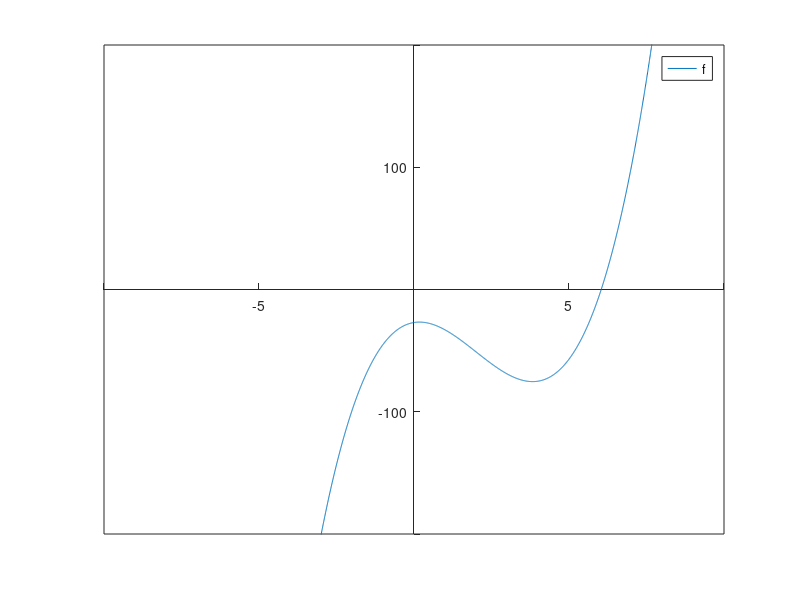

This figure's MATLAB source: (Note: this script raises an error after producing the figure.)
clear; clc; close all;

% Description: Plots a curve to identify regions of interest

f = @(x) 2*x.^3 - 12*x.^2 + 4*x - 27;

fplot(f,[-10 10],'DisplayName','f')
set(gca, 'XAxisLocation','origin')
set(gca, 'YAxisLocation','origin')
ylim([-200 200])

syms x
f = 2*x^3 - 12*x^2 + 4*x - 27;
df = diff(f);
ddf = diff(df);
f = matlabFunction(f);
df = matlabFunction(df);
ddf = matlabFunction(ddf);

xticks(-5:1:5)
xlim([-5,5])
hold on
fplot(df,[-10 10],'DisplayName','df/dx')
fplot(ddf,[-10 10],'DisplayName','d^2f/dx^2')
% legend("f,df/dx'',d^2f/dx^2'''")
legend('location','southeast')
grid on
xlabel('x')
